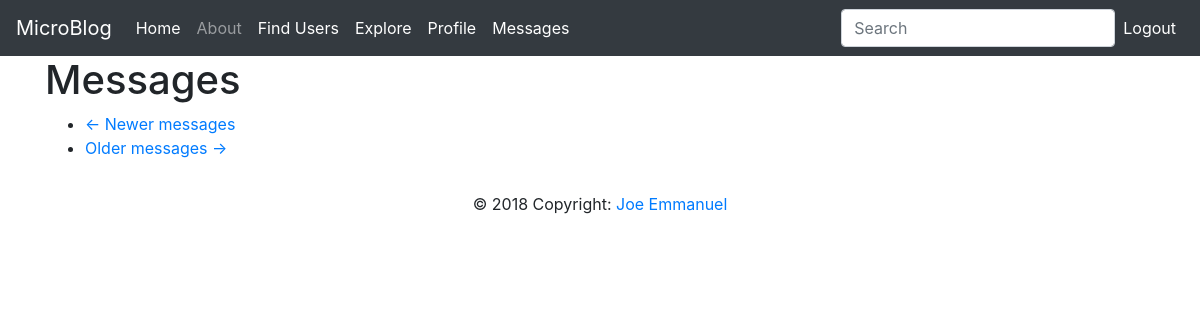
Before: /messages (signed in) with the older database file.
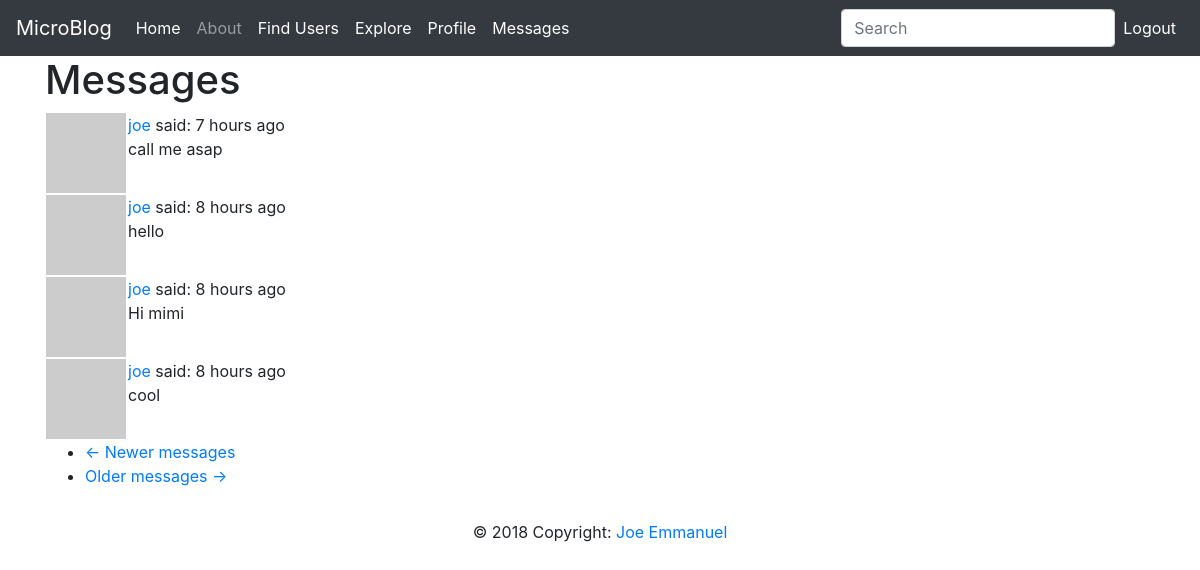
After: the same page with the newer database file.
### app/models.py (models this page shows, shortened)
class Message(db.Model):
    id = db.Column(db.Integer, primary_key=True)
    sender_id = db.Column(db.Integer, db.ForeignKey('user.id'))
    recipient_id = db.Column(db.Integer, db.ForeignKey('user.id'))
    body = db.Column(db.String(140))
    timestamp = db.Column(db.DateTime, index=True, default=datetime.utcnow)

class User(UserMixin, db.Model):
    __tablename__ = 'user'
    id = db.Column(db.Integer, primary_key=True)
    username = db.Column(db.String(64), index=True, unique=True)
    email = db.Column(db.String(64), index=True, unique=True)
    password_hash = db.Column(db.String(128))
    posts = db.relationship('Post', backref='author', lazy='dynamic')
    about_me = db.Column(db.String(140))
    last_seen = db.Column(db.DateTime, default=datetime.utcnow)
    followed = db.relationship(
        'User', secondary=followers,
        primaryjoin=(followers.c.follower_id == id),
        secondaryjoin=(followers.c.followed_id == id),
        backref=db.backref('followers', lazy='dynamic'), lazy='dynamic')
    messages_sent = db.relationship('Message', foreign_keys='Message.sender_id',
                                    backref='author', lazy='dynamic')
    messages_received = db.relationship('Message', foreign_keys='Message.recipient_id',
                                        backref='recipient', lazy='dynamic')
    last_message_read_time = db.Column(db.DateTime)
    def avatar(self, size):
        digest = md5(self.email.lower().encode('utf-8')).hexdigest()
        return 'https://www.gravatar.com/avatar/{}?d=identicon&s={}'.format(
            digest, size)
    def new_messages(self):
        last_read_time = self.last_message_read_time or datetime(1900, 1, 1)
        return Message.query.filter_by(recipient=self).filter(Message.timestamp
                                                              > last_read_time).count()

### app/main/routes.py (the view)
@bp.route('/messages')
@login_required
def messages():
    current_user.last_message_read_time = datetime.utcnow()
    db.session.commit()
    page = request.args.get('page', 1, type=int)
    messages = current_user.messages_received.order_by(
        Message.timestamp.desc()).paginate(
            page, current_app.config['POSTS_PER_PAGE'], False)
    next_url = url_for('main.messages', page=messages.next_num) \
        if messages.has_next else None
    prev_url = url_for('main.messages', page=messages.prev_num) \
        if messages.has_prev else None
    return render_template('messages.html', messages=messages.items,
                           next_url=next_url, prev_url=prev_url)

### app/main/forms.py
class SearchForm(FlaskForm):
    q = StringField('Search', validators=[DataRequired()])
    def __init__(self, *args, **kwargs):
        if 'formdata' not in kwargs:
            kwargs['formdata'] = request.args
        if 'csrf_enabled' not in kwargs:
            kwargs['csrf_enabled'] = False
        super(SearchForm, self).__init__(*args, **kwargs)

### app/main/routes.py (called while the page is built)
@bp.before_request
def before_request():
    if current_user.is_authenticated:
        current_user.last_seen = datetime.utcnow()
        db.session.commit()
        g.search_form = SearchForm()

### app/models.py (called while the page is built)
@login.user_loader
def loaded_user(id):
    return User.query.get(int(id))

### app/templates/messages.html
{% extends "base.html" %}
{% block content %}
    <h1>{{ 'Messages' }}</h1>
    {% for post in messages %}
        {% include 'includes/_post.html' %}
    {% endfor %}
    <nav aria-label="...">
        <ul class="pager">
            <li class="previous{% if not prev_url %} disabled {% endif %}">
                <a href="{{ prev_url or '#' }}">
                    <span aria-hidden="true">&larr;</span> {{ 'Newer messages' }}
                </a>
            </li>
            <li class="next{% if not next_url %} disabled{% endif %}">
                <a href="{{ next_url or '#' }}">
                    {{ 'Older messages' }} <span aria-hidden="true">&rarr;</span>
                </a>
            </li>
        </ul>
    </nav>
{% endblock %}

### app/templates/base.html (shortened to what this page needs)
<!DOCTYPE html>
<html lang="en">
<head>
    <link rel="stylesheet" href="/static/css/bootstrap.min.css">
    <link rel="stylesheet" href="https://stackpath.bootstrapcdn.com/bootstrap/4.3.1/css/bootstrap.min.css">
</head>
<body>
    {% include 'includes/_navbar.html'%}
    <div class="container">
        {% block content %} {% endblock %}
    </div>
    {% include 'includes/_footer.html'%}
</body>
</html>

### app/templates/includes/_navbar.html (shortened to what this page needs)
<nav class="navbar navbar-expand-lg navbar-dark bg-dark">
  <a class="navbar-brand" href="#">MicroBlog</a>
  <div class="collapse navbar-collapse" id="navbarSupportedContent">
    <ul class="navbar-nav mr-auto">
      <li class="nav-item active">
        <a class="nav-link" href="{{ url_for('main.index') }}">Home <span class="sr-only">(current)</span></a>
      </li>
      <li class="nav-item">
        <a class="nav-link" href="#">About</a>
      </li>
      {% if current_user.is_anonymous %}
      <li class="nav-item active">
        <a class="nav-link" href="{{ url_for('main.explore') }}">Explore<span class="sr-only">(current)</span></a>
      </li>
      {% else %}
      <li class="nav-item active">
        <a class="nav-link" href="{{ url_for('main.all_users') }}">Find Users<span class="sr-only">(current)</span></a>
      </li>
      <li class="nav-item active">
        <a class="nav-link" href="{{ url_for('main.explore') }}">Explore<span class="sr-only">(current)</span></a>
      </li>
      <li class="nav-item active">
        <a class="nav-link" href="{{ url_for('main.user', username=current_user.username) }}">Profile<span class="sr-only">(current)</span></a>
      </li>
      <li class="nav-item active">
        <a class="nav-link" href="{{ url_for('main.messages') }}">
          {{ 'Messages' }}
        </a>
      </li>
      {% endif %}
    </ul>
    {% if g.search_form %}
    <form class="form-inline my-2 my-lg-0" method="get" action="{{ url_for('main.search') }}">
          <div class="form-group">
            {{ g.search_form.q(size=20, class='form-control', placeholder=g.search_form.q.label.text) }}
          </div>
    </form>
    {% endif %}
    <ul class="navbar-nav navbar-right">
      {% if current_user.is_anonymous %}
      <li class="nav-item active">
        <a class="nav-link" href="{{ url_for('auth.login') }}">Login<span class="sr-only">(current)</span></a>
      </li>
      {% else %}
        <li class="nav-item active">
        <a class="nav-link" href="{{ url_for('auth.logout') }}">Logout<span class="sr-only">(current)</span></a>
      </li>
      {% endif %}
    </ul>
  </div>
</nav>

### app/templates/includes/_post.html
<table>
    <tr valign="top">
        <td><img src="{{ post.author.avatar(36) }}"></td>
        <td>
            <a href="{{ url_for('main.user', username=post.author.username) }}">
            {{ post.author.username }}
            </a>
            said: {{ moment(post.timestamp).fromNow() }}
            <br>
            {{ post.body }}
        </td>
    </tr>
</table>

### app/templates/includes/_footer.html
<footer class="page-footer font-small blue">
  <div class="footer-copyright text-center py-3">© 2018 Copyright:
    <a href="#">Joe Emmanuel</a>
  </div>
</footer>

Changed rows visible on the page:
added Message: author.username "joe", timestamp "7 hours ago", body "call me asap"
added Message: author.username "joe", timestamp "8 hours ago", body "hello"
added Message: author.username "joe", timestamp "8 hours ago", body "Hi mimi"
added Message: author.username "joe", timestamp "8 hours ago", body "cool"
